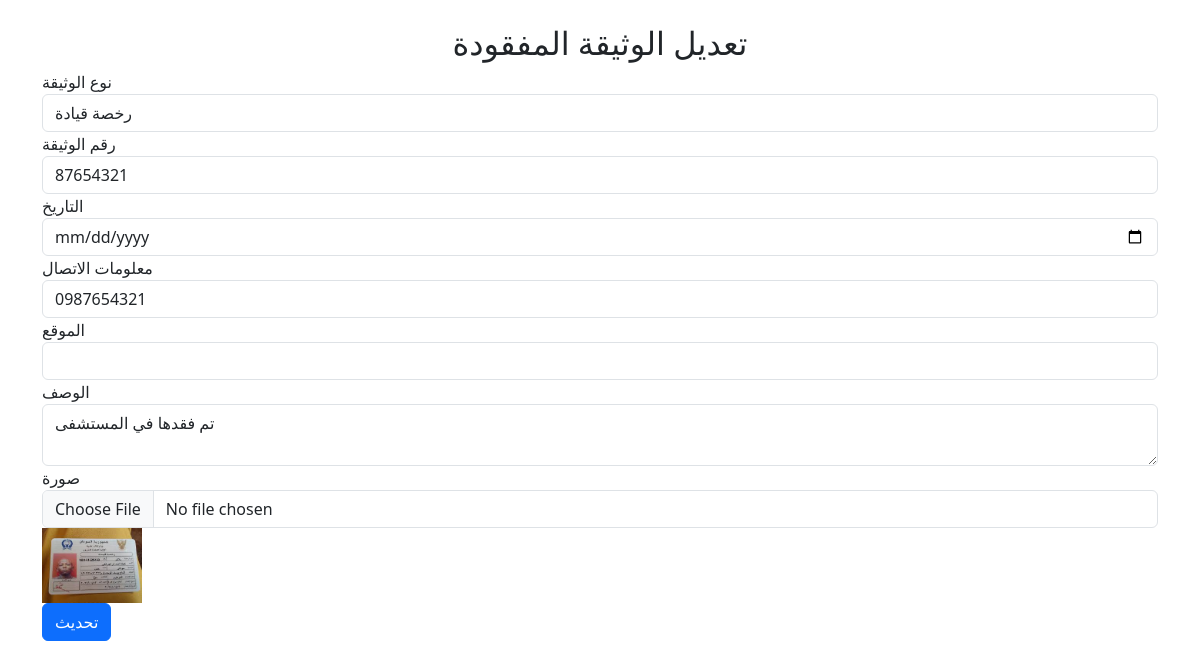
Screenshot of /update_lost_documet.php?id=4001 (signed in) with the database file from the repository.
### tables this page shows
CREATE TABLE `lost_document` (
  `id` int(11) NOT NULL,
  `document_type` varchar(100) NOT NULL,
  `document_number` varchar(255) NOT NULL,
  `date` date NOT NULL,
  `contact` varchar(255) NOT NULL,
  `location` varchar(100) NOT NULL,
  `description` text NOT NULL,
  `image` varchar(255) NOT NULL,
  `user_id` int(11) DEFAULT NULL
);

### update_lost_documet.php (the view, shortened to what this page needs)
<?php
include('config.php');
if (isset($_GET['id'])) {
    $id = $_GET['id'];
    $result = mysqli_query($con, "SELECT * FROM lost_document WHERE id='$id'");
    $row = mysqli_fetch_array($result);
} else {
    header("Location: view_lost_document.php");
    exit;
}
?>
<!DOCTYPE html>
<html lang="ar">
<head>
    <link rel="stylesheet" href="bootstrap/css/bootstrap.min.css">
</head>
<body>
    <div class="container">
        <h2 class="text-center mt-4">تعديل الوثيقة المفقودة</h2>
        <form action="" method="post" enctype="multipart/form-data">
            <div class="form-group">
                <label for="document_type">نوع الوثيقة</label>
                <input type="text" name="document_type" class="form-control" value="<?php echo $row['document_type']; ?>" required>
            </div>
            <div class="form-group">
                <label for="document_number">رقم الوثيقة</label>
                <input type="text" name="document_number" class="form-control" value="<?php echo $row['document_number']; ?>" required>
            </div>
            <div class="form-group">
                <label for="date_lost">التاريخ</label>
                <input type="date" name="date_lost" class="form-control" value="<?php echo $row['date_lost']; ?>" required>
            </div>
            <div class="form-group">
                <label for="contact">معلومات الاتصال</label>
                <input type="text" name="contact" class="form-control" value="<?php echo $row['contact']; ?>" required>
            </div>
            <div class="form-group">
                <label for="location_lost">الموقع</label>
                <input type="text" name="location_lost" class="form-control" value="<?php echo $row['location_lost']; ?>" required>
            </div>
            <div class="form-group">
                <label for="description">الوصف</label>
                <textarea name="description" class="form-control" required><?php echo $row['description']; ?></textarea>
            </div>
            <div class="form-group">
                <label for="image">صورة</label>
                <input type="file" name="image" class="form-control">
                <img src="<?php echo $row['image']; ?>" width="100" alt="Document Image">
            </div>
            <button type="submit" name="update" class="btn btn-primary btn-block">تحديث</button>
        </form>
    </div>
</body>
</html>

### rows the page displays
lost_document: document_type "رخصة قيادة", document_number "87654321", contact "0987654321", description "تم فقدها في المستشفى", image (picture)
